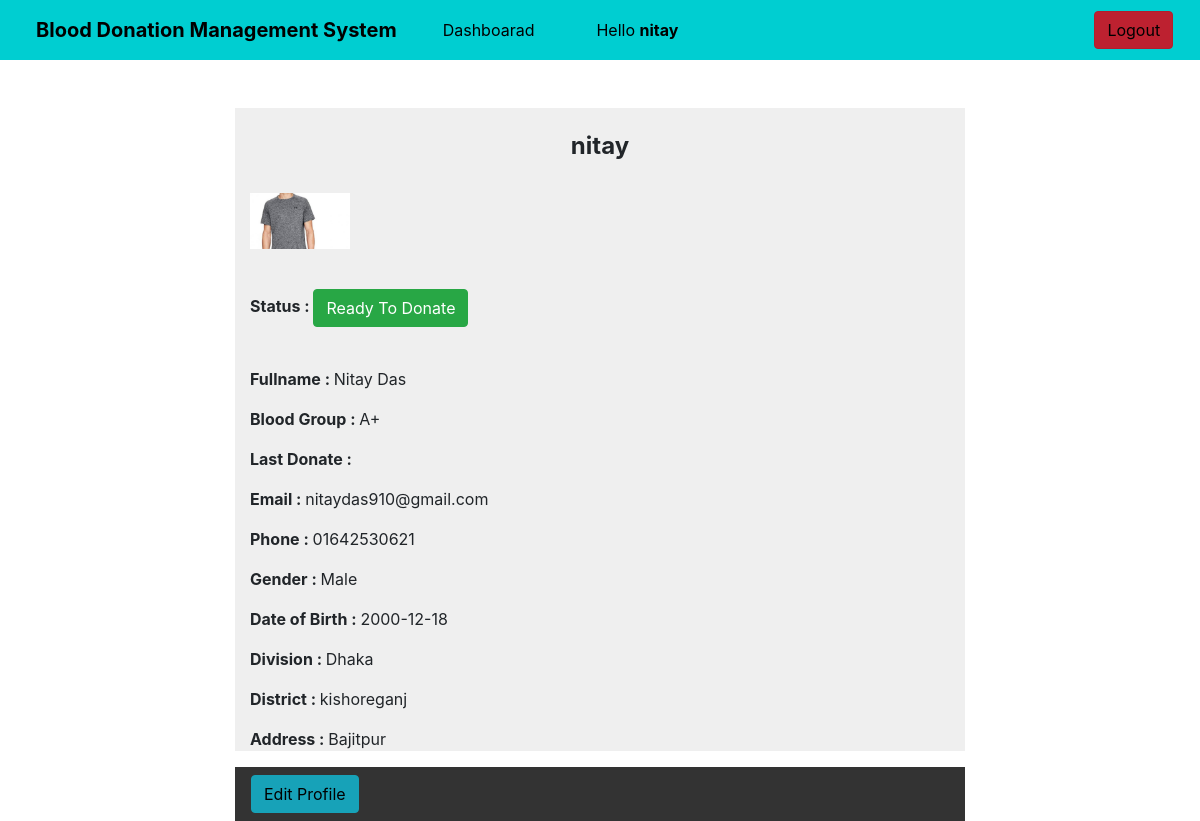
The app's page /donor_profile/ (signed in) with its own data.
### mainapp/models.py (models this page shows, shortened)
class Donor(models.Model):
    donor = models.OneToOneField(User, on_delete=models.CASCADE, blank=True, null=True)
    date_of_birth = models.CharField(max_length=100)
    phone = models.CharField(max_length=15)
    city = models.CharField(max_length=100)
    state = models.CharField(max_length=100)
    address = models.TextField(max_length=500, default="")
    blood_group = models.ForeignKey(BloodGroup, on_delete=models.CASCADE)
    last_donate = models.CharField(max_length=100, blank=True)
    gender = models.CharField(max_length=10)
    image = models.ImageField(upload_to="")
    ready_to_donate = models.BooleanField(default=True)

class BloodGroup(models.Model):
    name = models.CharField(max_length=5)
    def __str__(self):
        return self.name

### mainapp/views.py (the view)
# urls.py: path('donor_profile/', views.Donor_profile, name='donor_profile'),
@login_required(login_url = '/donor_login')
def Donor_profile(request):
    donor_profile = Donor.objects.get(donor=request.user)
    return render(request, "donor_profile.html", {'donor_profile':donor_profile})

### mainapp/templates/donor_profile.html (shortened to what this page needs)
<!DOCTYPE html>
<html lang="en">
<head>
    <link rel="stylesheet" href="https://stackpath.bootstrapcdn.com/bootstrap/4.5.0/css/bootstrap.min.css"
>
</head>
<body>
<nav class="navbar navbar-expand-lg navbar-dark sticky-top navbar-shadow">
    <a class="navbar-brand" style="color:black; margin:2px 0px 2px 20px"><strong>Blood Donation Management System</strong> </a>
    <a class="nav-item nav-link active" href="/donor_view/" style="color:black;margin:2px 0px 2px 30px">Dashboarad</a>
    <a href="#" class="nav-item nav-link active" style="color:black;margin:2px 0px 2px 30px">Hello <strong>{{request.user}}</strong></a>
    <a class="btn nav-btn btn-danger active " href="/logout/" style="color:black;margin:2px 0px 2px 400px">Logout</a>
</nav><br><br>
<div class="container">
    <div class="row">
        <div class="col-md-2">
        </div>
           <div class="col-md-8" >
               <div class="container-fluid" style="background-color: #1111"><br>
                   <h4 class="text-center"><strong>{{user}}</strong></h4><br>
                    <p><img src="{{donor_profile.image.url}}" alt="" class="img-responsive img-rounded" style="max-width: 100px;max-height: 120"></p>
                    <br>
                    <p><strong>Status : </strong>
                    {% if donor_profile.ready_to_donate %}
                    <a href="/change_status/" class="btn btn-success"  font-size: 23px;>Ready To Donate</a>
                    {% else %}
                    <a href="/change_status/" class="btn btn-danger"  font-size: 20px;>Not Ready To Donate</a>
                    {% endif %}
                    </p><br>
                    <p> <strong>Fullname : </strong>{{user.get_full_name}}</p>
                    <p><strong>Blood Group : </strong>{{donor_profile.blood_group}}</p>
                    <p><strong>Last Donate : </strong>{{donor_profile.last_donate}}</p>
                    <p><strong>Email :  </strong>{{user.email}}</p>
                    <p><strong>Phone :  </strong>{{donor_profile.phone}}</p>
                    <p><strong>Gender :  </strong>{{donor_profile.gender}}</p>
                    <p><strong>Date of Birth : </strong>{{donor_profile.date_of_birth}}</p>
                    <p><strong>Division : </strong> {{donor_profile.state}}</p>
                    <p><strong>District : </strong> {{donor_profile.city}}</p>
                    <p><strong>Address : </strong> {{donor_profile.address}}</p>
                </div>
                <nav class="navbar navbar-expand-lg bg-body-tertiary" style="background-color: #333">
                    <ul class="nav navbar-nav">
                        <li><a href="/donor_edit_profile/" class="btn btn-info navbar-btn" style="color:black">Edit Profile</a></li>
                    </ul>
                </nav>
            </div>
        </div>
    </div>
</body>
</html>

### mainapp/templates/donor_profile.html (style rules this page uses)
.navbar { background-color: #00CED1; }
body { background-color:; }

### records on screen
Donor: image (picture), blood_group "A+", phone "01642530621", gender "Male", date_of_birth "2000-12-18", state "Dhaka", city "kishoreganj", address "Bajitpur"

### other values on screen
{{ request.user }} "nitay"
{{ user }} "nitay"
{{ user.get_full_name }} "Nitay Das"
{{ user.email }} "nitaydas910@gmail.com"
